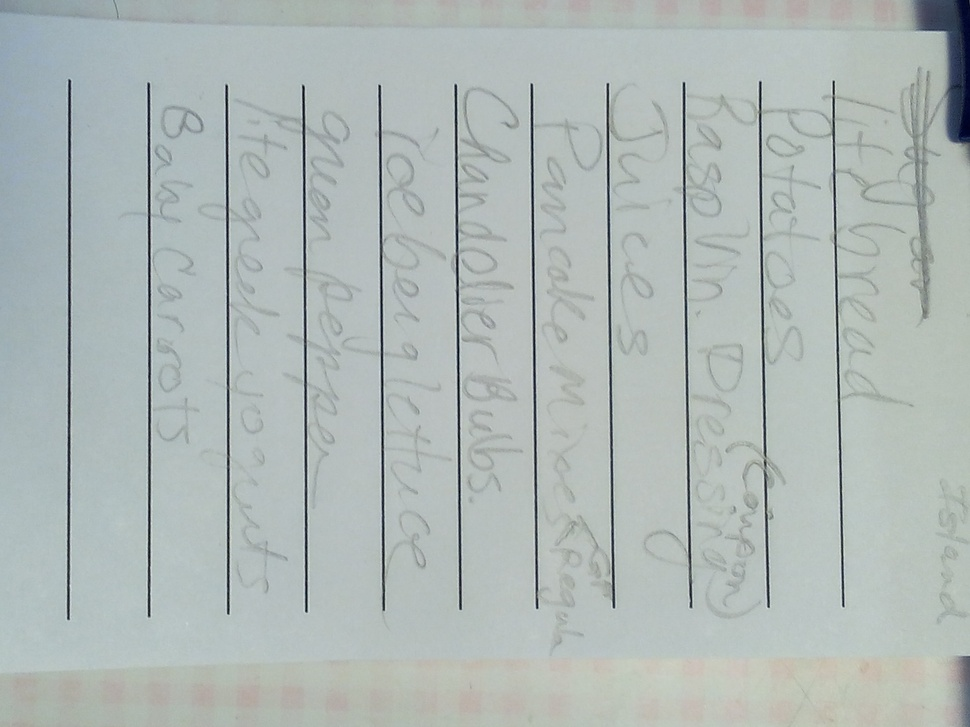
%> input picture HW_03/SHOPPING_LIST.jpg, 970 x 727 px, shrunk from 3264 x 2448 before the run
$ octave --eval "shopping_list;"   (GNU Octave 9; MATLAB toolbox functions it lacks are replaced by stand-ins)
%> lines starting %> are read from the running program, lines starting %| are printed output that depends on the picture; in (x1, y1, x2, y2) boxes, pixels count from 0 and x2, y2 are one past the last pixel; in counts of white or black regions, pixels touching at a corner belong together; the program's own positions count from 1
% @author: Khyati K.Vyas
function shopping_list()
%     %{2. Professor Kinsman cannot read his shopping list.
%     Here we will try a method for quantizing it to black and white to see if
%     that improves it.
%     a. Read in the SHOPPING_LIST image supplied.
%     b. Convert it to one color.
%     c. Use the graythresh( ) routine to find the best method for converting the image into black and white.
%     d. Using this threshold, quantize the image into <= the threshold and > the threshold.
%     e. Graythresh( ) uses an underlying clustering method.  What is the name of this method?  What was it initially designed for?
%     f. Display the resulting quantized image.  Put the resulting image in your write-up, and discuss the results.  How well did this work, and why


    im=imread('SHOPPING_LIST.jpg');
%> im is the input picture: size 727x970x3 uint8; mean R, G, B 175, 184.3, 182.2
    %one_color=rgb2gray(im);
    one_color=im(:,:,2);
    imshow(one_color);

    threshold=graythresh(one_color);
%> threshold = 0.486
    disp(threshold);
%| 0.4863
    one_color1=im2double(one_color);


%      new_im  = round(one_color /threshold);
%      one_color11  = new_im * threshold;

    one_color1(one_color1 > threshold)=1.0;
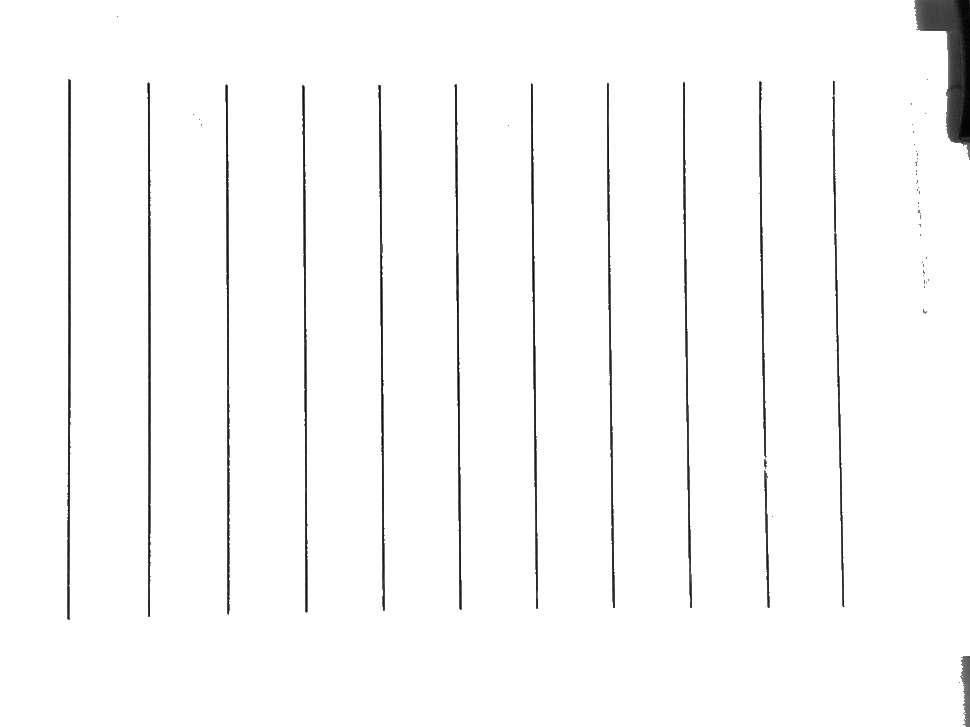
%> one_color1: size 727x970 double; min 0, max 1, mean 0.979
    one_color1(one_color1 <= threshold) = 0.0;
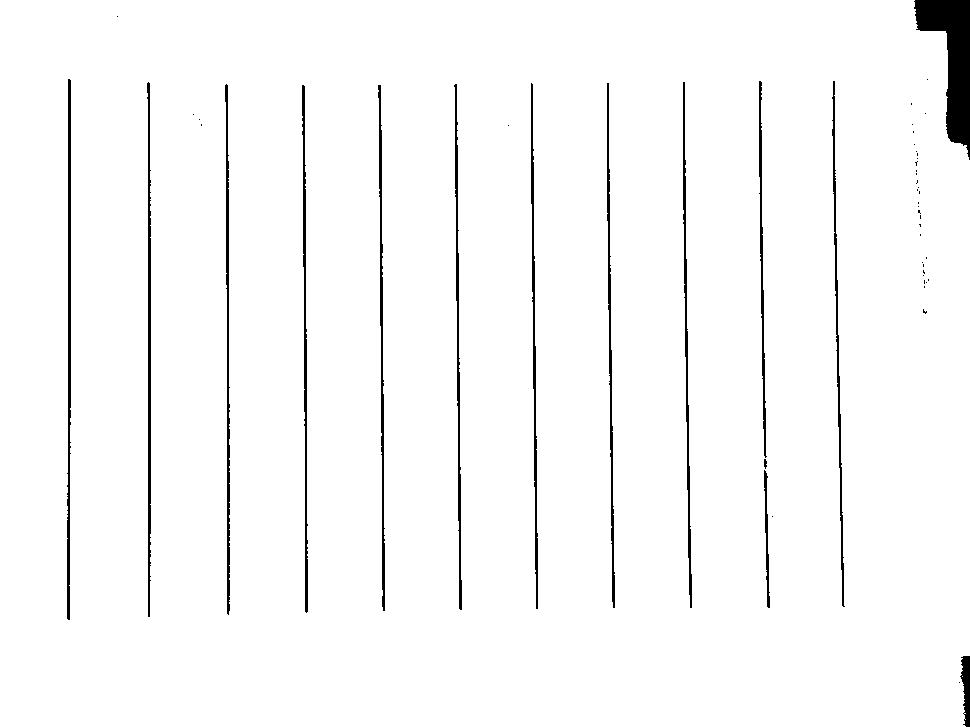
%> one_color1: size 727x970 double; values 0 (black) and 1 (white), 97.3% white; 54 black regions (39 under 20 px), largest, box (x1, y1, x2, y2) and area: (914, 0, 970, 160) 4260, (67, 79, 71, 620) 1539, (147, 82, 151, 617) 1426

    imshow(one_color1);
end
